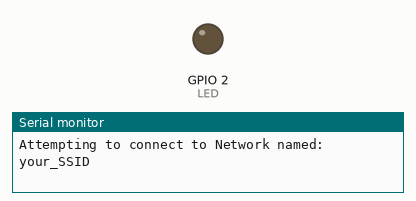
Simulated run of this sketch. Board: ESP32. On the bench: output pins drawn as LEDs (lit = HIGH), the last lines printed to the serial monitor. WiFi joins after 1.5 s; servers stay silent unless stated; network time is answered at once with the bench clock; the local clock reads 2024-03-15 10:24:30 at power-on unless the sketch sets it; no MQTT or app messages arrive unless stated.

Above: at 0.1 s.
At 3.3 s:
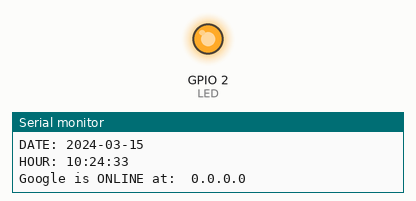
Timing chart, 0 to 4.8 s (numbered marks = the images above):
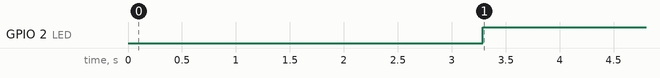

The sketch:

internet_up_down.ino
```cpp
#include <WiFi.h>
#include <NTPClient.h>    //use the library from https://github.com/taranais/NTPClient
#include <WiFiUdp.h>
#include <PubSubClient.h>
//#include <ArduinoMqttClient.h>
#include <ESP32Ping.h>

#define googleOnlineLED 9
#define googleOfflineLED 10
#define LED 2

// Define NTP Client to get time
WiFiUDP ntpUDP;
NTPClient timeClient(ntpUDP);

// Variables to save date and time
String formattedDate;
String dayStamp;
String timeStamp;

const char* ssid = "your_SSID";
const char* pass = "Your_password";
const char* google = "google.com";
const char* AlertString = "Internet Down";

// Add your MQTT Broker IP address, example:
const char* mqtt_server = "your_mqtt_broker";
const char* topic ="your_topic";


WiFiClient client;
PubSubClient mqttclient(client);
//MqttClient mqttClient(client);

void setup() {
  //pinMode(googleOnlineLED, OUTPUT);
  //pinMode(googleOfflineLED, OUTPUT);
  pinMode(LED, OUTPUT);

  Serial.begin(115200);
  WiFi.begin(ssid, pass);
  Serial.print("Attempting to connect to Network named: ");
  Serial.println(ssid);
  while (WiFi.status() != WL_CONNECTED) {
    delay(1000);
  }
  Serial.print("SSID: ");
  Serial.println(WiFi.SSID());
  IPAddress ip = WiFi.localIP();
  IPAddress gateway = WiFi.gatewayIP();
  Serial.print("IP Address: ");
  Serial.println(ip);
  Serial.print("Default Gateway: ");
  Serial.println(gateway);

  // Initialize a NTPClient to get time
  timeClient.begin();
  timeClient.setTimeOffset(3600);

  mqttclient.setServer(mqtt_server, 1883);
  reconnect();

  mqttclient.publish(topic, "S");
  // if subscribing for msg
  //client.setCallback(callback);

  // with ArduinoMqttClient library
  /*mqttClient.connect(mqtt_server, 1883);
  if (!mqttClient.connect(mqtt_server, 1883)) {
    Serial.print("MQTT connection failed! Error code = ");
    Serial.println(mqttClient.connectError());

    while (1);
  }*/
  //Serial.println("Go to loop");
}

void loop() {
  // call poll() regularly to allow the library to send MQTT keep alives which
  // avoids being disconnected by the broker
  // mqttClient.poll();

  //Serial.print("Looping ");
  mqttclient.loop();

  // ping method
  bool success = Ping.ping("www.google.com", 3);

  if(!success){
      Serial.println("Ping failed");
      Serial.println(AlertString);
      digitalWrite(LED, LOW);
      // publish
      reconnect();
      mqttclient.publish(topic, "SOS");
  }
  else {
    Serial.println("Ping succesful.");
    get_datetime();
    if (client.connect(google, 80)) {
      Serial.print("Google is ONLINE at:  ");
      Serial.println(client.remoteIP());

      reconnect();
      mqttclient.publish(topic, "E");
      /*mqttClient.beginMessage("esp32/output");
      mqttClient.print("OK");
      mqttClient.endMessage();*/
      digitalWrite(LED, HIGH);

    }

  }

  delay(60000);
}

void get_datetime() {
   while(!timeClient.update()) {
    //Serial.print("*");
    timeClient.forceUpdate();
  }

  // The formattedDate comes with the following format:
  // 2018-05-28T16:00:13Z
  // We need to extract date and time
  formattedDate = timeClient.getFormattedDate();
  //Serial.println(formattedDate);

  // Extract date
  int splitT = formattedDate.indexOf("T");
  dayStamp = formattedDate.substring(0, splitT);
  Serial.print("DATE: ");
  Serial.println(dayStamp);
  // Extract time
  timeStamp = formattedDate.substring(splitT+1, formattedDate.length()-1);
  Serial.print("HOUR: ");
  Serial.println(timeStamp);
}

void reconnect() {
  // Loop until we're reconnected
  while (!mqttclient.connected()) {
    Serial.print("Attempting MQTT connection...");
    // Attempt to connect
    if (mqttclient.connect("ESP32Client")) {
      Serial.println("connected");
      // Subscribe
      //mqttclient.subscribe("esp32/output");
    } else {
      Serial.print("failed, rc=");
      Serial.print(mqttclient.state());
      Serial.println(" try again in 5 seconds");
      // Wait 5 seconds before retrying
      delay(5000);
    }
  }
}
```

Measured:
- by itself, GPIO 2 (LED): LOW → HIGH at 3.3 s
